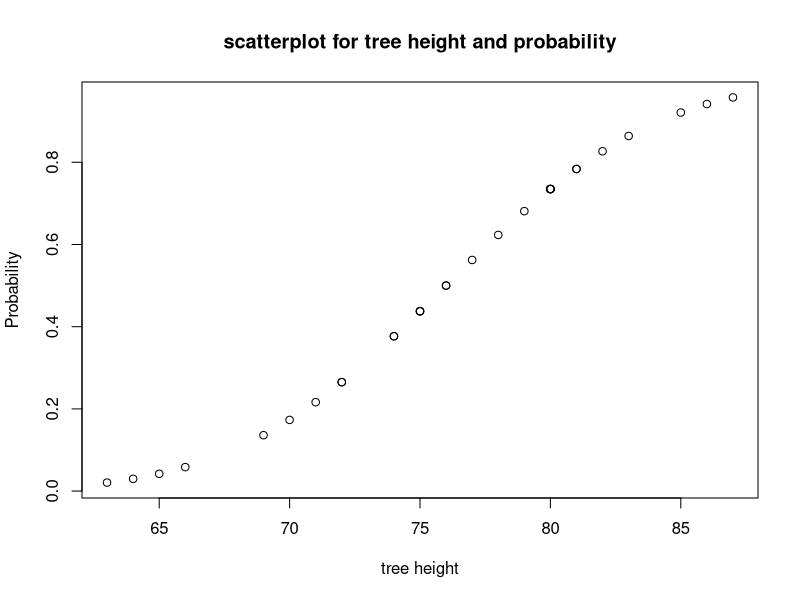
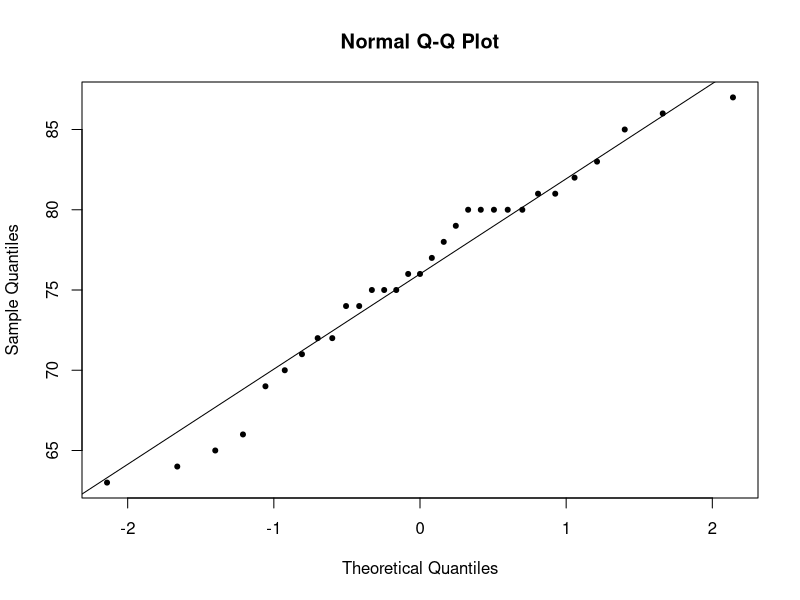

Here is the R script that generated these plots, in order:
mean(trees$Height)
median(trees$Height)

var(trees$Height)
sd(trees$Height)



z_score <- (68 - mean(trees$Height))/sd(trees$Height)
z_score

pnorm(z_score, 0, 1, lower.tail = TRUE)
pnorm(z_score, 0, 1, lower.tail = FALSE)

qnorm(0.25, 76, sd(trees$Height))

qnorm(1 - 0.1, 76, sd(trees$Height))


z <- ((trees$Height - mean(trees$Height))/sd(trees$Height))
prob <- pnorm(z, 0, 1, lower.tail = TRUE)
plot(trees$Height, prob, xlab = "tree height", ylab = "Probability", main = "scatterplot for tree height and probability")

qqnorm(trees$Height, pch = 20)
qqline(trees$Height)